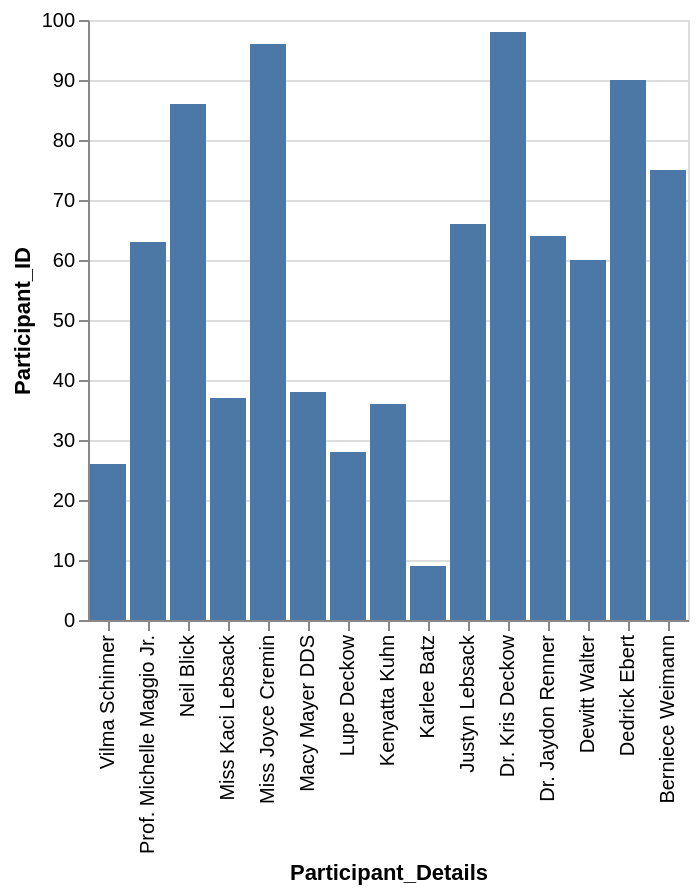

Here is the Vega-Lite specification saved for this chart:
### Vega-Lite specification from a JSON file in a GitHub repository (floating-point values rounded to 4 significant figures)
{"data": {"values": [{"x_data": "Vilma Schinner", "y_data": 26}, {"x_data": "Prof. Michelle Maggio Jr.", "y_data": 63}, {"x_data": "Neil Blick", "y_data": 86}, {"x_data": "Miss Kaci Lebsack", "y_data": 37}, {"x_data": "Miss Joyce Cremin", "y_data": 96}, {"x_data": "Macy Mayer DDS", "y_data": 38}, {"x_data": "Lupe Deckow", "y_data": 28}, {"x_data": "Kenyatta Kuhn", "y_data": 36}, {"x_data": "Karlee Batz", "y_data": 9}, {"x_data": "Justyn Lebsack", "y_data": 66}, {"x_data": "Dr. Kris Deckow", "y_data": 98}, {"x_data": "Dr. Jaydon Renner", "y_data": 64}, {"x_data": "Dewitt Walter", "y_data": 60}, {"x_data": "Dedrick Ebert", "y_data": 90}, {"x_data": "Berniece Weimann", "y_data": 75}]}, "mark": "bar", "encoding": {"x": {"field": "x_data", "type": "nominal", "title": "Participant_Details", "sort": "descending"}, "y": {"field": "y_data", "type": "quantitative", "title": "Participant_ID"}}}
